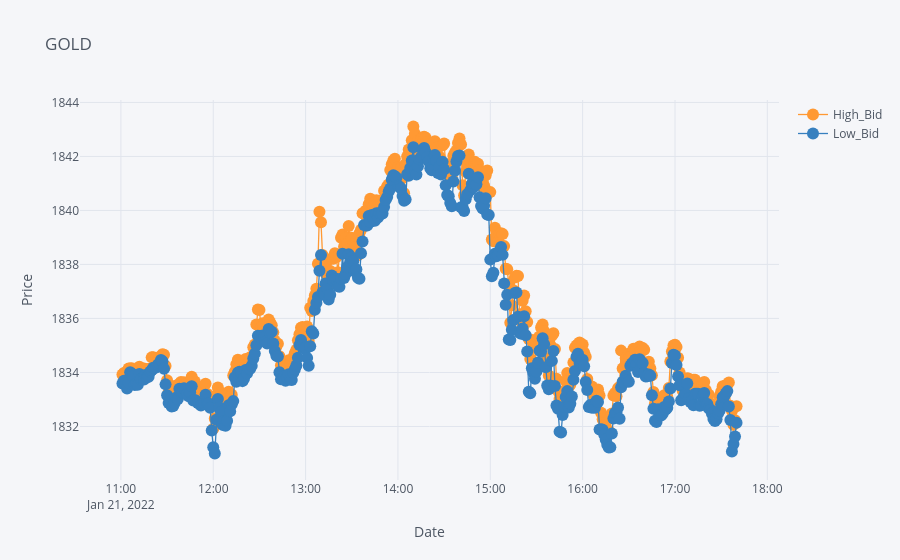

Notebook source saved alongside this figure:
### Markdown cell above
#### Now just press 'CTRL' and 'ENTER' keys on the next cell.

### Code cell
# plot the part of the whole dataset using iplot()
# The time period equals 400 minutes: from 19800 to 20200

data.iloc[19800:20200,:][['High_Bid', 'Low_Bid', 'Local_time_T', 'Volume_Ask','Volume_Bid']].iplot(
                                                x='Local_time_T', y=['High_Bid', 'Low_Bid'], 
                                                mode='lines+markers', 
                                                xTitle='Date', yTitle='Price',
                                                title='GOLD ')

### Figure 1 — Plotly figure (JSON) as saved in the notebook; plotly's stock layout.template omitted (floating-point values rounded to 4 significant figures; data arrays with more than 128 entries replaced by an {"elided": "..."} marker saying what was removed)
{"data": [{"line": {"color": "rgba(255, 153, 51, 1.0)", "dash": "solid", "shape": "linear", "width": 1.3}, "marker": {"size": 12, "symbol": "circle"}, "mode": "lines+markers", "name": "High_Bid", "text": "", "type": "scatter", "x": {"elided": "400 str values"}, "y": {"elided": "400 float values"}}, {"line": {"color": "rgba(55, 128, 191, 1.0)", "dash": "solid", "shape": "linear", "width": 1.3}, "marker": {"size": 12, "symbol": "circle"}, "mode": "lines+markers", "name": "Low_Bid", "text": "", "type": "scatter", "x": {"elided": "400 str values"}, "y": {"elided": "400 float values"}}], "layout": {"autosize": true, "legend": {"bgcolor": "#F5F6F9", "font": {"color": "#4D5663"}}, "paper_bgcolor": "#F5F6F9", "plot_bgcolor": "#F5F6F9", "title": {"font": {"color": "#4D5663"}, "text": "GOLD "}, "xaxis": {"autorange": true, "gridcolor": "#E1E5ED", "range": ["2022-01-21 10:34:36.4735", "2022-01-21 18:06:23.5265"], "showgrid": true, "tickfont": {"color": "#4D5663"}, "title": {"font": {"color": "#4D5663"}, "text": "Date"}, "type": "date", "zerolinecolor": "#E1E5ED"}, "yaxis": {"autorange": true, "gridcolor": "#E1E5ED", "range": [1830.0, 1844.0], "showgrid": true, "tickfont": {"color": "#4D5663"}, "title": {"font": {"color": "#4D5663"}, "text": "Price"}, "type": "linear", "zerolinecolor": "#E1E5ED"}}}
